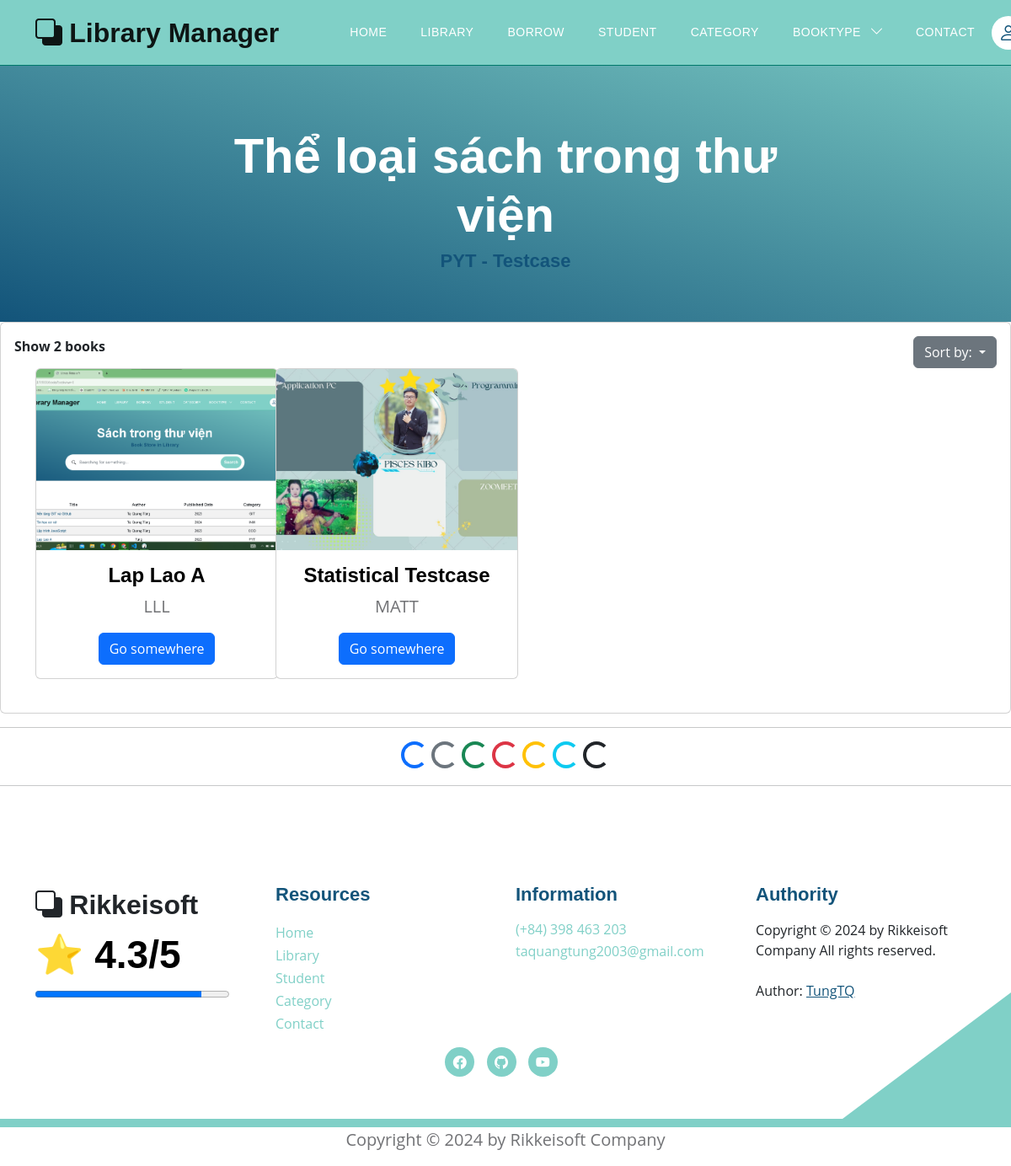
Page /books/booktype?searching=PYT&sortby=id on the earlier database version.
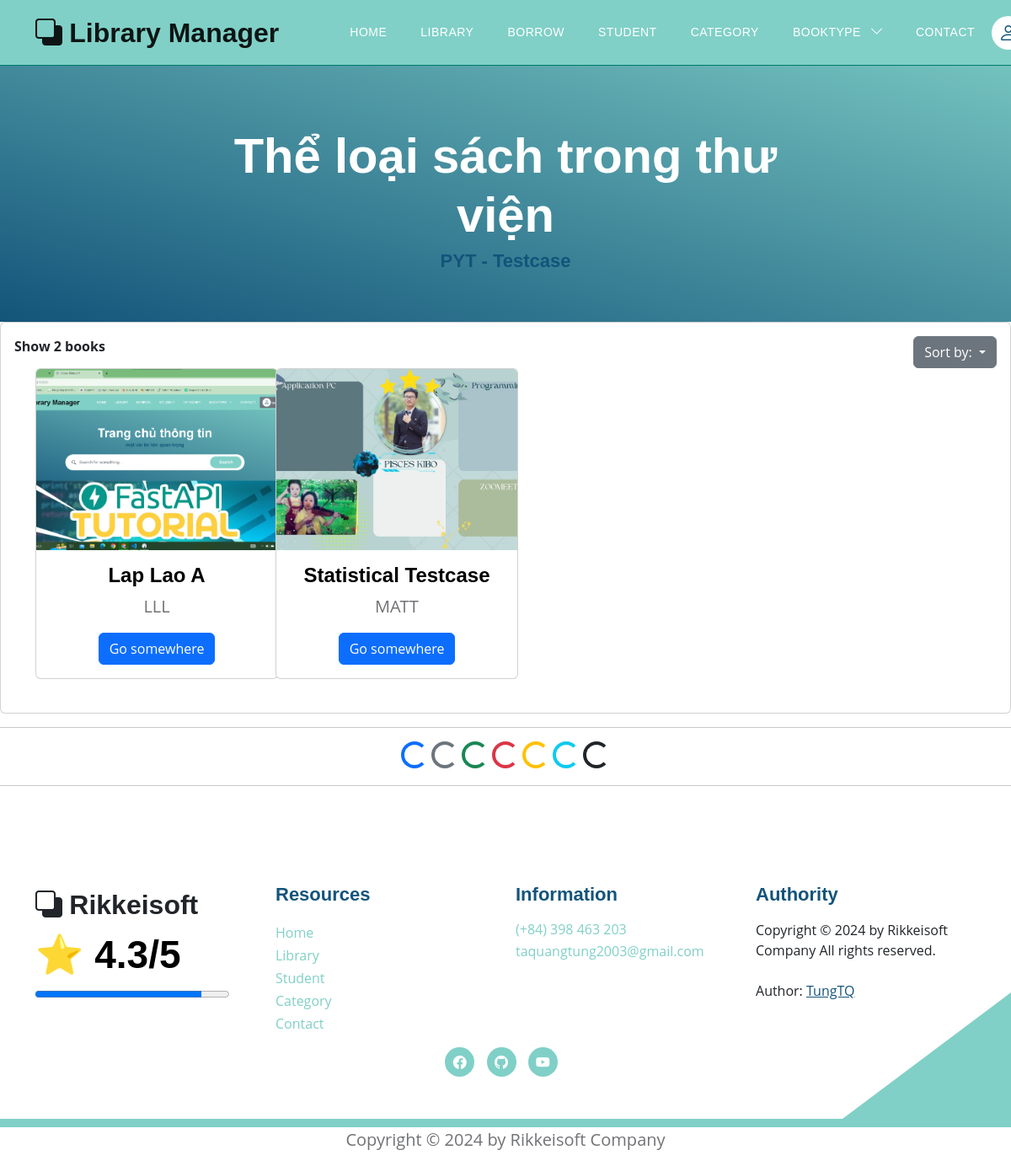
Same page on the later database version.
### models.py (models this page shows, shortened)
class Category(Base):
    __tablename__ = 'category'
    category_id = Column(String(10), primary_key=True, index=True)
    category_name = Column(String(50), index=True)
    insert_at = Column(DateTime, index=True)
    insert_id = Column(String(30), index=True)
    update_at = Column(DateTime,index=True)
    update_id = Column(String(30), index=True)
    delete_at = Column(DateTime,index=True)
    delete_id = Column(String(30), index=True)
    delete_flag = Column(Integer, index=True)
    category_books = relationship("Book", back_populates="category")

class Book(Base):
    __tablename__ = 'books'
    username_id = Column(String(30), ForeignKey('users.username'), nullable=False)
    id_book = Column(String(30), primary_key=True, unique=True, index=True)         # Số thứ tự sách
    title = Column(String(100), index=True)      # Tiêu đề sách
    author = Column(String(100), index=True)     # Tác giả
    year = Column(Integer)                  # Năm xuất bản
    quantity_amount = Column(Integer, index=True, default=0)
    category_id = Column(String(10), ForeignKey('category.category_id'), nullable=False)
    insert_at = Column(DateTime, index=True)
    insert_id = Column(String(30), index=True)
    update_at = Column(DateTime,index=True)
    update_id = Column(String(30), index=True)
    delete_at = Column(DateTime,index=True)
    delete_id = Column(String(30), index=True)
    delete_flag = Column(Integer, index=True)
    image_book = Column(String(100), index=True, nullable=True)         # Đường dẫn tới ảnh của sách
    pdf_book = Column(String(100), index=True, nullable=True)           # Đường dẫn tới file PDF của sách
    user = relationship("User", back_populates="books")
    category = relationship("Category", back_populates="category_books")
    borrows = relationship("BorrowBook", back_populates="book_borrow")
    borrowfinal = relationship("BorrowBookFinal", back_populates="book_borrow_final")
    comments = relationship("CommentBook", back_populates="book")

### routers/book.py (the view)
@router.get('/books/booktype', response_class=HTMLResponse)
async def search_category_book(request: Request, searching: str, sortby: str = "id",
                               db: Session = Depends(models.get_db)):
    mean_star = function.get_mean_star(db)
    all_category2 = db.query(models.Category).filter(models.Category.delete_flag != 1).all()
    this_category_by_searching = db.query(models.Category).filter(models.Category.delete_flag != 1,
                                                                  models.Category.category_id == searching).first()
    searching = searching.strip()       # Xóa các khoảng trắng dư thừa
    books = db.query(models.Book).filter(
        (models.Book.category_id.contains(searching))
    )
    if sortby == "title":
        books = books.filter(models.Book.delete_flag != 1).order_by(models.Book.title).all()
    else:
        books = books.filter(models.Book.delete_flag != 1).order_by(models.Book.id_book).all()
    total_books = len(books)
    return templates.TemplateResponse("books/booktype.html", {
        "request": request,
        "books": books,
        "searching": searching,
        "total_books": total_books,
        "mean_star": mean_star,
        "this_category_by_searching": this_category_by_searching,
        "all_category2": all_category2})

### templates/books/booktype.html (shortened to what this page needs)
{% extends "base.html" %}
{% block content %}
<section class="hero-section d-flex justify-content-center align-items-center" id="section_1"
    style="padding-bottom: 50px;">
    <div class="container">
        <div class="row">
            <div class="col-lg-8 col-12 mx-auto">
                <h1 class="text-white text-center"> Thể loại sách trong thư viện </h1>
                <h6 class="text-center"> {{searching}} - {{this_category_by_searching.category_name}} </h6>
            </div>
        </div>
    </div>
</section>
<div class="card card-table comman-shadow">
    <div class="card-body">
        <div class="table-responsive">
            <div id="DataTables_Table_0_wrapper" class="dataTables_wrapper no-footer">
                <div class="row">
                    <div class="col-md-6">
                        <div class="dataTables_length" id="DataTables_Table_0_length">
                            <label> <b> Show {{total_books}} books </b>
                            </label>
                        </div>
                    </div>
                    <div class="col-md-6 text-md-end">
                        <div class="dropdown">
                            <button class="btn btn-secondary dropdown-toggle" type="button"
                                data-bs-toggle="dropdown" aria-expanded="false"> Sort by:
                            </button>
                        </div>
                    </div>
                </div>
                <div class="container text-center bg-body-secondary">
                    <div class="row">
                        {% for book in books %}
                        <div class="col-md-6 col-lg-4 col-xl-3 mb-4">
                            <div class="card" style="width: 18rem;">
                                {% if book and book.image_book%}
                                <img src="/static/media/{{book.image_book}}" class="card-img-top"
                                    alt="https://placehold.co/200x150"
                                    style="width: 286px; height: 215px; object-fit: cover;
                                    transition: transform 0.3s ease-in-out, filter 0.3s ease-in-out;"
                                    onmouseover="this.style.transform='scale(1.1)'; this.style.filter='brightness(80%)';"
                                    onmouseout="this.style.transform='scale(1)'; this.style.filter='brightness(100%)';">
                                {% endif %}
                                <div class="card-body">
                                    <h5 class="card-title"> {{book.title}} </h5>
                                    <p class="card-text"> {{book.id_book}} </p>
                                    {% if request.cookies.get('token') %}
                                    <div class="btn-group mt-auto" role="group" aria-label="Button Click">
                                        <a href="/books/detail_book?choice_book={{book.id_book}}" class="btn btn-primary"> Show Book </a>
                                        <a href="/books/edit_book?id={{ book.id_book }}" class="btn btn-warning"> Edit
                                            Book </a>
                                    </div>
                                    {% else %}
                                    <a href="/books/detail_book?choice_book={{book.id_book}}" class="btn btn-primary">Go somewhere</a>
                                    {% endif %}
                                </div>
                            </div>
                        </div>
                        {% endfor %}
                    </div>
                </div>
            </div>
        </div>
    </div>
</div>
<hr>
<div style="text-align: center;">
    <div class="spinner-border text-primary" role="status">
    </div>
    <div class="spinner-border text-secondary" role="status">
    </div>
    <div class="spinner-border text-success" role="status">
    </div>
    <div class="spinner-border text-danger" role="status">
    </div>
    <div class="spinner-border text-warning" role="status">
    </div>
    <div class="spinner-border text-info" role="status">
    </div>
    <div class="spinner-border text-dark" role="status">
    </div>
</div>
<hr>
{% endblock content %}

### templates/base.html (shortened to what this page needs)
<!DOCTYPE html>
<html lang="en">
<head>
    <link href="/static/css/bootstrap.min.css" rel="stylesheet">
    <link href="/static/css/bootstrap-icons.css" rel="stylesheet">
    <link href="/static/css/templatemo-topic-listing.css" rel="stylesheet">
</head>
<body id="top">
    <main>
        <div id="sticky-wrapper" class="sticky-wrapper" style="height: 78px;">
            <nav class="navbar navbar-expand-lg bg-body-tertiary fixed-top" style="background-color: #80d0c7; border-bottom: 1px solid #00796b;">
                <div class="container">
                    <a class="navbar-brand" href="/">
                        <i class="bi-back"></i>
                        <span> Library Manager </span>
                    </a>
                    <div class="collapse navbar-collapse" id="navbarNav">
                        <ul class="navbar-nav ms-lg-5 me-lg-auto">
                            <li class="nav-item">
                                <a class="nav-link click-scroll" href="/"> Home </a>
                            </li>
                            <li class="nav-item">
                                <a class="nav-link click-scroll" href="/books?bookview=0"> Library </a>
                            </li>
                            <li class="nav-item">
                                <a class="nav-link click-scroll" href="/books/all_borrowed_book"> Borrow </a>
                            </li>
                            <li class="nav-item">
                                <a class="nav-link click-scroll" href="/users?view=0"> Student </a>
                            </li>
                            <li class="nav-item">
                                <a class="nav-link click-scroll" href="/category_books"> Category </a>
                            </li>
                            <li class="nav-item dropdown">
                                <a class="nav-link dropdown-toggle" id="navbarDropdownMenuLink" role="button" data-toggle="dropdown" aria-haspopup="true" aria-expanded="false">
                                  BookType
                                </a>
                            </li>
                            <li class="nav-item">
                                <a class="nav-link click-scroll" href="/contact"> Contact </a>
                            </li>
                        </ul>
                        <div class="d-none d-lg-block">
                            {% if request.cookies.get('token') %}
                            <div class="dropdown">
                                <button class="btn btn-secondary dropdown-toggle" type="button"
                                    data-bs-toggle="dropdown" aria-expanded="false">
                                    <a href="/profile" class="navbar-icon bi-person smoothscroll"> </a> {{request.cookies.get('username')}}
                                </button>
                                <ul class="dropdown-menu">
                                    <li> <a href="/profile" class="navbar-icon bi-person smoothscroll"> </a> {{ request.cookies.get('username') }}</li>
                                    <li><a class="dropdown-item" href="/logout"> Logout </a></li>
                                </ul>
                            </div>
                            {% else %}
                            <a href="/login" class="navbar-icon bi-person smoothscroll"></a>
                            {% endif %}
                        </div>
                    </div>
                </div>
            </nav>
        </div>
    </main>
    {% block content %}{% endblock content %}
</body>
<footer class="site-footer section-padding">
    <div class="container">
        <div class="row">
            <div class="col-lg-3 col-12 mb-4 pb-2">
                <a class="navbar-brand mb-2" href="/">
                    <i class="bi-back"></i>
                    <span> Rikkeisoft </span>
                </a>
                <h2>⭐ {{mean_star}}/5 </h2>
                <progress max="100" value="{{ mean_star*20 }}" style="width: 230px;"></progress>
            </div>
            <div class="col-lg-3 col-md-4 col-6">
                <h6 class="site-footer-title mb-3">Resources</h6>
                <ul class="site-footer-links">
                    <li class="site-footer-link-item">
                        <a href="/" class="site-footer-link"> Home </a>
                    </li>
                    <li class="site-footer-link-item">
                        <a href="/books?bookview=0" class="site-footer-link"> Library </a>
                    </li>
                    <li class="site-footer-link-item">
                        <a href="/users?view=0" class="site-footer-link"> Student </a>
                    </li>
                    <li class="site-footer-link-item">
                        <a href="/category_books" class="site-footer-link"> Category </a>
                    </li>
                    <li class="site-footer-link-item">
                        <a href="/contact" class="site-footer-link"> Contact </a>
                    </li>
                </ul>
            </div>
            <div class="col-lg-3 col-md-4 col-6 mb-4 mb-lg-0">
                <h6 class="site-footer-title mb-3"> Information </h6>
                <p class="text-white d-flex mb-1">
                    <a href="tel: 0398463203" class="site-footer-link">
                        (+84) 398 463 203
                    </a>
                </p>
                <p class="text-white d-flex">
                    <a href="mailto:taquangtung2003@gmail.com" class="site-footer-link">
                        taquangtung2003@gmail.com
                    </a>
                </p>
            </div>
            <div class="col-lg-3 col-md-4 col-12 mt-4 mt-lg-0 ms-auto">
                <h6 class="site-footer-title mb-3"> Authority </h6>
                Copyright © 2024 by Rikkeisoft Company All rights reserved.
                <br><br> Author: <a rel="nofollow" href="#" target="_blank"> <u> TungTQ </u>
                </a>
            </div>
        </div>
    </div>
    <div style="text-align: center;">
        <ul class="social-icon">
            <li class="social-icon-item">
                <a href="https://www.facebook.com/pisceskibo" class="social-icon-link bi-facebook" target="_blank"></a>
            </li>
            <li class="social-icon-item">
                <a href="https://github.com/pisceskibo" class="social-icon-link bi-github" target="_blank"></a>
            </li>
            <li class="social-icon-item">
                <a href="https://www.youtube.com/@TUNG_TAQUANGN01_14" class="social-icon-link bi-youtube" target="_blank"></a>
            </li>
        </ul>
    </div>
</footer>
<p style="text-align: center;"> Copyright © 2024 by Rikkeisoft Company </p>
</html>

Differences in the rows shown:
changed Book "Lap Lao A": image_book: a different picture
